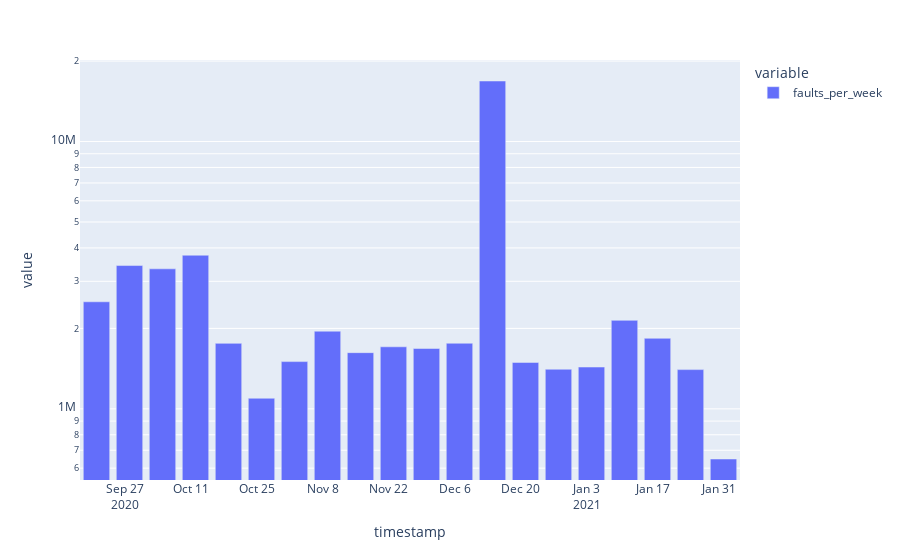

Notebook code cell kept with this figure:
### Markdown cell above
#### Rate of missing PoST, weekly, network-wide

### Code cell
s = rate_missing_post_network_weekly(connection)
px.bar(s, log_y=True)

### Figure 1 — Plotly figure (JSON) as saved in the notebook; plotly's stock layout.template omitted (floating-point values rounded to 4 significant figures)
{"data": [{"alignmentgroup": "True", "hovertemplate": "variable=faults_per_week<br>timestamp=%{x}<br>value=%{y}<extra></extra>", "legendgroup": "faults_per_week", "marker": {"color": "#636efa"}, "name": "faults_per_week", "offsetgroup": "faults_per_week", "orientation": "v", "showlegend": true, "textposition": "auto", "type": "bar", "x": ["2020-09-21T00:00:00", "2020-09-28T00:00:00", "2020-10-05T00:00:00", "2020-10-12T00:00:00", "2020-10-19T00:00:00", "2020-10-26T00:00:00", "2020-11-02T00:00:00", "2020-11-09T00:00:00", "2020-11-16T00:00:00", "2020-11-23T00:00:00", "2020-11-30T00:00:00", "2020-12-07T00:00:00", "2020-12-14T00:00:00", "2020-12-21T00:00:00", "2020-12-28T00:00:00", "2021-01-04T00:00:00", "2021-01-11T00:00:00", "2021-01-18T00:00:00", "2021-01-25T00:00:00", "2021-02-01T00:00:00"], "xaxis": "x", "y": [2514827, 3436591, 3340570, 3755932, 1757912, 1095510, 1502318, 1952109, 1622653, 1706427, 1681586, 1759524, 16844221, 1491437, 1406478, 1433444, 2143705, 1836122, 1402125, 649254], "yaxis": "y"}], "layout": {"barmode": "relative", "legend": {"title": {"text": "variable"}, "tracegroupgap": 0}, "margin": {"t": 60}, "xaxis": {"anchor": "y", "domain": [0, 1], "title": {"text": "timestamp"}}, "yaxis": {"anchor": "x", "domain": [0, 1], "title": {"text": "value"}, "type": "log"}}}
